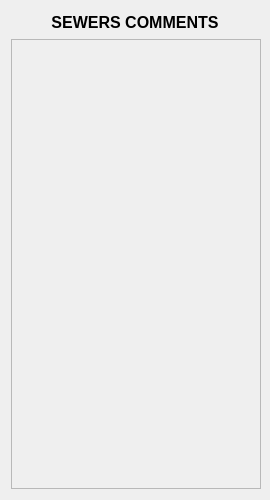
<?xml version="1.0" encoding="UTF-8"?>
<ui version="4.0">
 <class>seeCommentsDialog</class>
 <widget class="QDialog" name="seeCommentsDialog">
  <property name="geometry">
   <rect>
    <x>0</x>
    <y>0</y>
    <width>270</width>
    <height>500</height>
   </rect>
  </property>
  <property name="minimumSize">
   <size>
    <width>270</width>
    <height>500</height>
   </size>
  </property>
  <property name="maximumSize">
   <size>
    <width>270</width>
    <height>500</height>
   </size>
  </property>
  <property name="windowTitle">
   <string>Sewers Comments</string>
  </property>
  <property name="windowIcon">
   <iconset>
    <normaloff>../sewersIcon.ico</normaloff>../sewersIcon.ico</iconset>
  </property>
  <layout class="QVBoxLayout" name="verticalLayout">
   <item>
    <widget class="QLabel" name="commentsTitleLabel">
     <property name="font">
      <font>
       <pointsize>12</pointsize>
       <bold>true</bold>
      </font>
     </property>
     <property name="text">
      <string>SEWERS COMMENTS</string>
     </property>
     <property name="alignment">
      <set>Qt::AlignCenter</set>
     </property>
    </widget>
   </item>
   <item>
    <widget class="QScrollArea" name="commentsScrollArea">
     <property name="minimumSize">
      <size>
       <width>250</width>
       <height>450</height>
      </size>
     </property>
     <property name="maximumSize">
      <size>
       <width>250</width>
       <height>450</height>
      </size>
     </property>
     <property name="widgetResizable">
      <bool>true</bool>
     </property>
     <property name="alignment">
      <set>Qt::AlignHCenter|Qt::AlignTop</set>
     </property>
     <widget class="QWidget" name="scrollAreaWidgetContents">
      <property name="geometry">
       <rect>
        <x>115</x>
        <y>0</y>
        <width>18</width>
        <height>18</height>
       </rect>
      </property>
      <property name="sizePolicy">
       <sizepolicy hsizetype="Fixed" vsizetype="Fixed">
        <horstretch>0</horstretch>
        <verstretch>0</verstretch>
       </sizepolicy>
      </property>
      <layout class="QVBoxLayout" name="scrollAreaLayout"/>
     </widget>
    </widget>
   </item>
  </layout>
 </widget>
 <resources/>
 <connections/>
</ui>
